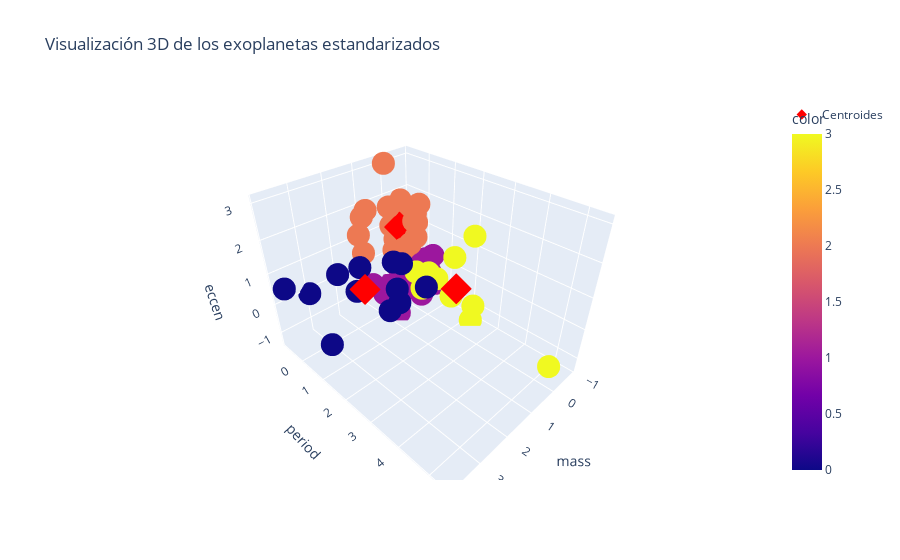

The cell this chart's notebook holds for it:
### Code cell
fig = px.scatter_3d(df_standard, x='mass', y='period', z='eccen', color=etiquetas, title='Visualización 3D de los exoplanetas estandarizados')
fig.add_trace(go.Scatter3d(
    x=centroides[:, 0],
    y=centroides[:, 1],
    z=centroides[:, 2],
    mode='markers',
    marker=dict(size=8, color='red', symbol='diamond'),
    name='Centroides'
))
fig.show()
